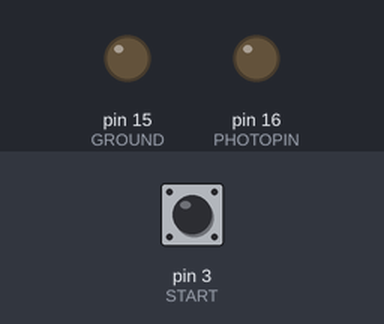
A sketch run on a simulated Arduino Leonardo, built with avr-gcc and run on an emulated ATmega32U4. Parts: output pins drawn as LEDs (lit = HIGH). The inputs (shaded band) are chosen by the test bench; at power-on: pin 3 (START) LOW. USB keyboard and mouse output is not drawn; pins used as bus, display or sensor lines are not drawn.

Above: at 1.2 s.
1.3 s: pin 3 (START) pulled HIGH for 0.15 s
At 1.7 s:
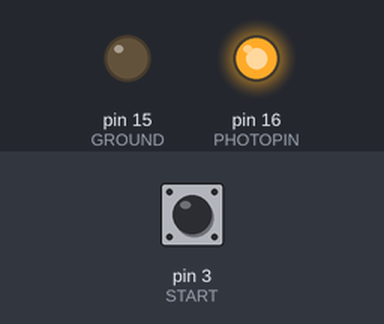
Timing chart, 0 to 4.3 s (numbered marks = the images above; inputs shaded):
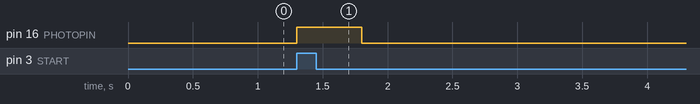

The sketch:

arduinoMiniProCode.ino
```cpp
#include <Keyboard.h>

//pins
#define START 3
#define STEPPER 9
#define STEPPER2 8
#define POWERPIN 5
#define PHOTOPIN 16
#define GROUND 15

//Time
#define SCANNWAIT 1500
#define STEPWAIT 500
#define DELAYWAIT 13000
#define KEYWAIT 100
#define PHOTOWAIT 500

//Number vals
#define NUMSCANS 6
#define NUMSTEPS 500

#define DOLIDAR false
#define DOPHOTO true

/*

  grd -
  grd -
  2 - do lidar
  3 - start
  4 - do photo
  5 - tostart
  6 -
  7 -
  8 - stepper1
  9 - stepper2

*/


void setup()
{
  pinMode(POWERPIN, OUTPUT);
  digitalWrite(POWERPIN, HIGH);
  pinMode(START, INPUT);

  pinMode(STEPPER, OUTPUT);
  pinMode(STEPPER2, OUTPUT);
  Keyboard.begin();

  pinMode(PHOTOPIN, OUTPUT);
  digitalWrite(PHOTOPIN, LOW);

  pinMode(GROUND, OUTPUT);
  digitalWrite(GROUND, LOW);
}

void loop()
{
  if (digitalRead(START))
  {
#if DOLIDAR
    printInit();
#endif

    scann360();
  }
  while (digitalRead(START)) {} // doesn't repeat program
}

void scann360()
{
  for (int i = 0; i < NUMSTEPS; i++)
  {
  #if DOLIDAR
    scann(NUMSCANS);
  #endif
  #if DOPHOTO
    takePhoto();
  #endif
    turnTable();
    delay(DELAYWAIT);
  }
}

//Presses enter than waits for scann to finish
void scann(int numScans)
{
  for (int i = 0; i < numScans; i++)
  {
    Keyboard.press(176);
    delay(KEYWAIT);
    Keyboard.releaseAll();
    delay(SCANNWAIT);
  }
}

//sends a High signal to the stepper via a 5 volt relay
//waits for table to stop moving
void turnTable()
{
  digitalWrite(STEPPER, HIGH);
  digitalWrite(STEPPER2, HIGH);
  delay(STEPWAIT);
  digitalWrite(STEPPER, LOW);
  digitalWrite(STEPPER2, LOW);
  delay(STEPWAIT);
}

//clears the textbox than enters starting peramiters
void printInit()
{
  Keyboard.press(178);
  delay(2000);
  Keyboard.releaseAll();
  Keyboard.print("sMN mLRreqtrigdata 21");
  Keyboard.press(176);
  delay(100);
  Keyboard.releaseAll();
  delay(2000);
  Keyboard.press(176);
  delay(100);
  Keyboard.releaseAll();
  Keyboard.press(178);
  delay(2000);
  Keyboard.releaseAll();
  Keyboard.print("sWN LRscnt 1");
}

void takePhoto()
{
  digitalWrite(PHOTOPIN, HIGH);
  delay(PHOTOWAIT);
  digitalWrite(PHOTOPIN, LOW);
}
```

Measured:
- after the input at 1.3 s, pin 16 (PHOTOPIN): LOW → HIGH at once, → LOW 0.50 s later
